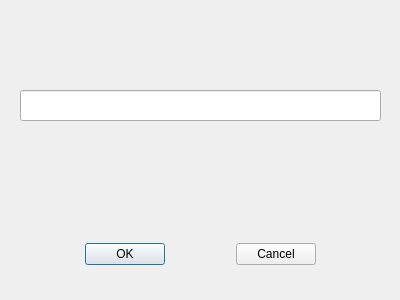
<?xml version="1.0" encoding="UTF-8"?>
<ui version="4.0">
 <class>Dialog</class>
 <widget class="QDialog" name="Dialog">
  <property name="geometry">
   <rect>
    <x>0</x>
    <y>0</y>
    <width>400</width>
    <height>300</height>
   </rect>
  </property>
  <property name="windowTitle">
   <string>Dialog</string>
  </property>
  <widget class="QLineEdit" name="linkInput">
   <property name="geometry">
    <rect>
     <x>20</x>
     <y>90</y>
     <width>361</width>
     <height>31</height>
    </rect>
   </property>
  </widget>
  <widget class="QWidget" name="horizontalLayoutWidget">
   <property name="geometry">
    <rect>
     <x>20</x>
     <y>229</y>
     <width>361</width>
     <height>51</height>
    </rect>
   </property>
   <layout class="QHBoxLayout" name="dlgButtonLayout">
    <item>
     <widget class="QPushButton" name="okButton">
      <property name="sizePolicy">
       <sizepolicy hsizetype="Fixed" vsizetype="Fixed">
        <horstretch>0</horstretch>
        <verstretch>0</verstretch>
       </sizepolicy>
      </property>
      <property name="text">
       <string>OK</string>
      </property>
     </widget>
    </item>
    <item>
     <widget class="QPushButton" name="cancelButton">
      <property name="sizePolicy">
       <sizepolicy hsizetype="Fixed" vsizetype="Fixed">
        <horstretch>0</horstretch>
        <verstretch>0</verstretch>
       </sizepolicy>
      </property>
      <property name="text">
       <string>Cancel</string>
      </property>
     </widget>
    </item>
   </layout>
  </widget>
 </widget>
 <resources/>
 <connections/>
</ui>
